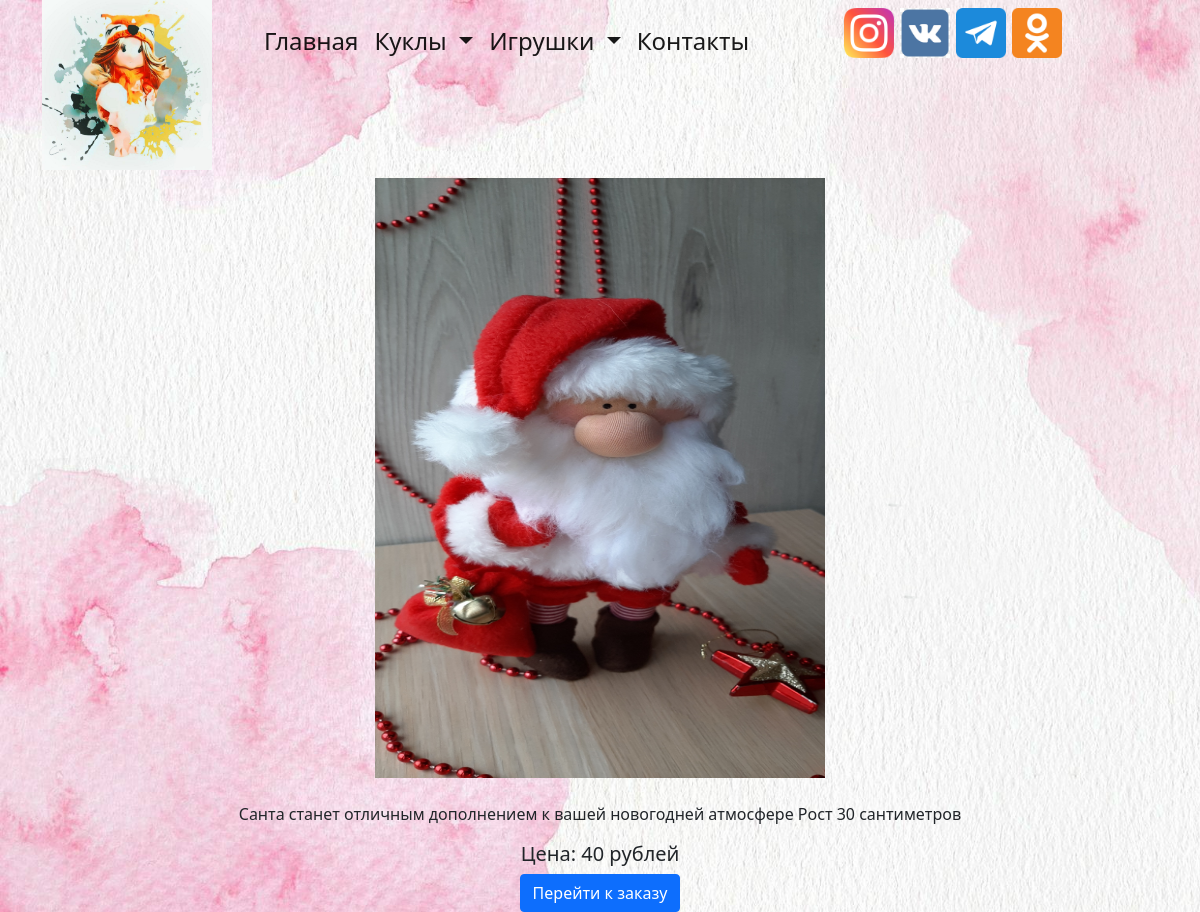
Page /dolls/toys/1/ on the committed database.
### dolls/models.py (models this page shows, shortened)
class Toys(models.Model):
    name = models.CharField(max_length=50)
    available = models.CharField(max_length=30)
    description = models.TextField()
    price = models.CharField(max_length=20)
    image = models.FileField(upload_to='static/img/')

### dolls/views.py (the view)
# urls.py: path("toys/<int:pk>/", views.toys_detail, name='toy_detail'),
def toys_detail(request, pk):
    toy = Toys.objects.get(pk=pk)
    context = {
        'toy': toy
    }
    return render(request, 'toy_detail.html', context)

### dolls/templates/toy_detail.html (shortened to what this page needs)
{% extends "base.html" %}
{% load static %}
{% block page_content %}
<div class="row">
    <div class="col-md-12">
        <p align="center"><img src="../../../{{ toy.image }}" alt="{{toy.title}}" width="450" height="600"></p>
    </div>
    <div class="col-md-12" align="center">
        <p>{{ toy.description }}</p>
        <h5>Цена: {{toy.price}}</h5>
        <a href="{% url 'send_order' %}" class="btn btn-primary">Перейти к заказу</a>
    </div>
</div>
{% endblock %}

### templates/base.html (style rules this page uses)
body { background-size: cover; background-repeat: no-repeat; background-attachment: fixed }
a { text-decoration: none; }

### rows in the picture
Toys: image (picture), description "Санта станет отличным дополнением к вашей новогодней атмосфере Рост 30 сантиметров", price "40 рублей"
